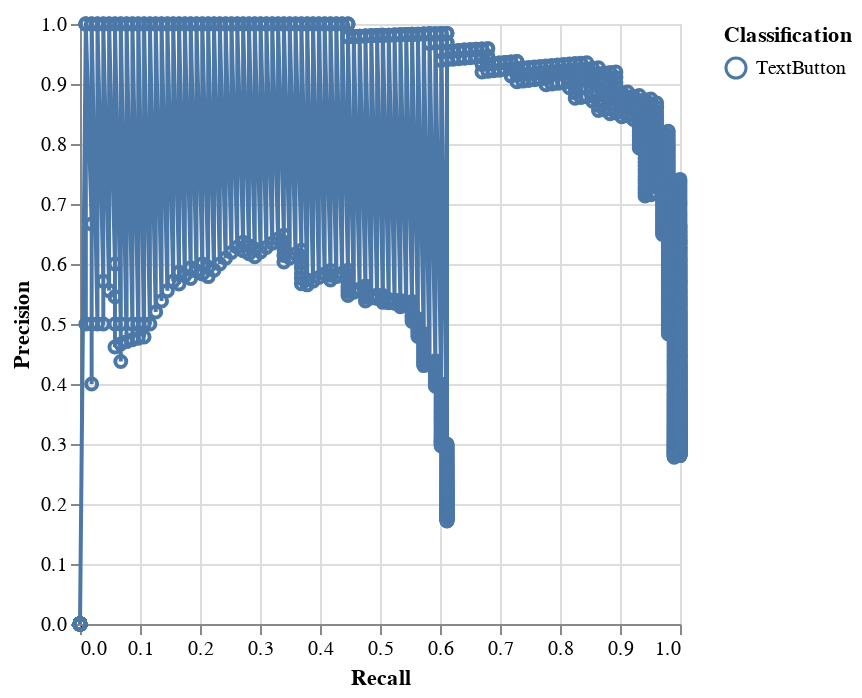

Write notebook code for a chart like this one.
### Code cell
plotPRCurve(text_buttons, downsampleSize=5000)

### Figure 1 — Vega-Lite specification as saved in the notebook (floating-point values rounded to 4 significant figures; data arrays with more than 128 entries replaced by an {"elided": "..."} marker saying what was removed)
{"config": {"view": {"continuousWidth": 300, "continuousHeight": 300}}, "layer": [{"mark": {"type": "line"}, "encoding": {"color": {"field": "Classification", "type": "nominal"}, "x": {"field": "Recall", "scale": {"domain": [0, 1]}, "type": "quantitative"}, "y": {"field": "Precision", "scale": {"domain": [0, 1]}, "type": "quantitative"}}, "name": "view_4"}, {"mark": {"type": "point"}, "encoding": {"color": {"field": "Classification", "type": "nominal"}, "opacity": {"condition": {"test": {"not": {"param": "param_2"}}, "value": 0}, "value": 1}, "tooltip": [{"field": "Confidence Threshold", "type": "quantitative"}, {"field": "Precision", "type": "quantitative"}, {"field": "Recall", "type": "quantitative"}], "x": {"field": "Recall", "scale": {"domain": [0, 1]}, "type": "quantitative"}, "y": {"field": "Precision", "scale": {"domain": [0, 1]}, "type": "quantitative"}}, "name": "view_3"}], "data": {"name": "data-b1af8bbcf8b28981b6d1fb5a503a9836"}, "params": [{"name": "param_2", "select": {"type": "point", "nearest": true, "on": "mouseover"}, "views": ["view_3"]}, {"name": "Choice of", "select": {"type": "point", "fields": ["Match Method"]}, "bind": {"input": "select", "options": ["IOU ≥ 0.2", "IOU ≥ 0.4", "IOU ≥ 0.6", "IOU ≥ 0.8", "IOU ≥ 1.0"]}, "views": ["view_4"]}], "transform": [{"filter": {"param": "Choice of"}}], "$schema": "https://vega.github.io/schema/vega-lite/v5.17.0.json", "datasets": {"data-b1af8bbcf8b28981b6d1fb5a503a9836": {"elided": "1835 records"}}}
